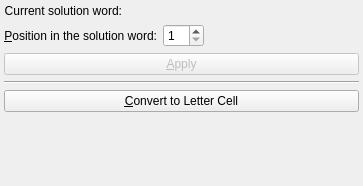
<?xml version="1.0" encoding="UTF-8"?>
<ui version="4.0">
 <class>solution_letter_properties</class>
 <widget class="QWidget" name="solution_letter_properties">
  <property name="geometry">
   <rect>
    <x>0</x>
    <y>0</y>
    <width>363</width>
    <height>186</height>
   </rect>
  </property>
  <property name="maximumSize">
   <size>
    <width>16777215</width>
    <height>16777215</height>
   </size>
  </property>
  <property name="windowTitle">
   <string>Solution Letter</string>
  </property>
  <layout class="QFormLayout" name="formLayout">
   <property name="fieldGrowthPolicy">
    <enum>QFormLayout::ExpandingFieldsGrow</enum>
   </property>
   <property name="margin">
    <number>4</number>
   </property>
   <item row="3" column="0">
    <widget class="QLabel" name="lblSolutionWordPosition">
     <property name="text">
      <string>&amp;Position in the solution word:</string>
     </property>
     <property name="alignment">
      <set>Qt::AlignRight|Qt::AlignTrailing|Qt::AlignVCenter</set>
     </property>
     <property name="buddy">
      <cstring>solutionWordPosition</cstring>
     </property>
    </widget>
   </item>
   <item row="3" column="1">
    <widget class="KIntSpinBox" name="solutionWordPosition">
     <property name="minimum">
      <number>1</number>
     </property>
    </widget>
   </item>
   <item row="2" column="0">
    <widget class="QLabel" name="lblCurrentSolutionWord">
     <property name="text">
      <string>Current solution word:</string>
     </property>
     <property name="alignment">
      <set>Qt::AlignRight|Qt::AlignTrailing|Qt::AlignVCenter</set>
     </property>
    </widget>
   </item>
   <item row="2" column="1">
    <widget class="QLabel" name="currentSolutionWord">
     <property name="text">
      <string/>
     </property>
    </widget>
   </item>
   <item row="4" column="0" colspan="2">
    <widget class="QPushButton" name="apply">
     <property name="enabled">
      <bool>false</bool>
     </property>
     <property name="text">
      <string>&amp;Apply</string>
     </property>
    </widget>
   </item>
   <item row="5" column="0" colspan="2">
    <widget class="Line" name="line">
     <property name="sizePolicy">
      <sizepolicy hsizetype="Expanding" vsizetype="Fixed">
       <horstretch>0</horstretch>
       <verstretch>0</verstretch>
      </sizepolicy>
     </property>
     <property name="minimumSize">
      <size>
       <width>0</width>
       <height>0</height>
      </size>
     </property>
     <property name="orientation">
      <enum>Qt::Horizontal</enum>
     </property>
    </widget>
   </item>
   <item row="6" column="0" colspan="2">
    <widget class="QPushButton" name="convertToLetterCell">
     <property name="enabled">
      <bool>true</bool>
     </property>
     <property name="text">
      <string>&amp;Convert to Letter Cell</string>
     </property>
    </widget>
   </item>
  </layout>
 </widget>
 <customwidgets>
  <customwidget>
   <class>KIntSpinBox</class>
   <extends>QSpinBox</extends>
   <header>knuminput.h</header>
  </customwidget>
 </customwidgets>
 <resources/>
 <connections/>
</ui>
